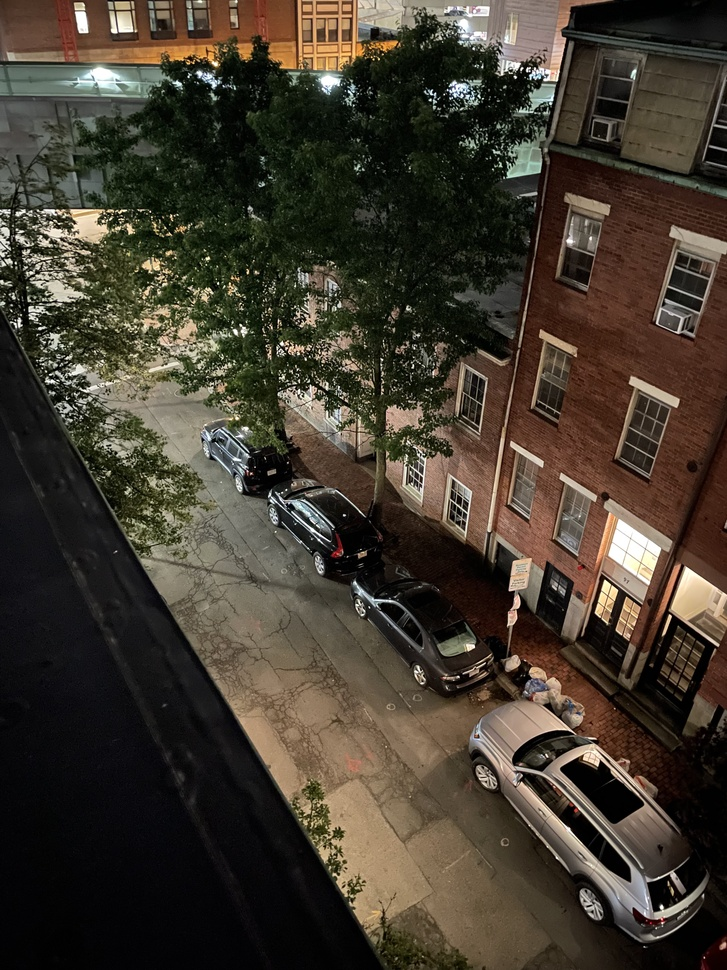
#> input picture demo_photo.jpg, 727 x 970 px, shrunk from 3024 x 4032 before the run
$ python main.py
#> lines starting #> are read from the running program, lines starting #| are printed output that depends on the picture; after the words box and inside, x2 and y2 are one past the last pixel; in counts of white or black regions, pixels touching at a corner belong together
#> (reads response.json from the repository)
# python script running on rasberry pi

# pseudocode
# take a picture from connected camera
# send image to Google Cloud API to detect cars and bounding box
# detect if bounding box overlaps with another box from that area
# if bounding box overlap is greater than 40%
# then there is a car parked in that parking spot and therefore it is not available
# respond from http request wether or not spot 1 2 of 3 are available
# if there is an available spot
# send my phone number a text saying which spots are available

# Author: A fellow Apt 11 squad member from the planet Quelte Quan

import json
import cv2
from google.cloud import vision


GOOGLE_APPLICATION_CREDENTIALS="AIzaSyBGfgyOqOKU-4K7PVDUhakBPtOIVLitF4c"
img_url = "https://i.imgur.com/K1fTnnx.jpg"
img_path = "./demo_photo.jpg"

def localize_objects(path):
    """Localize objects in the local image.

    Args:
    path: The path to the local file.
    """
    client = vision.ImageAnnotatorClient()

    with open(path, 'rb') as image_file:
        content = image_file.read()
    image = vision.Image(content=content)

    objects = client.object_localization(
        image=image).localized_object_annotations

    print('Number of objects found: {}'.format(len(objects)))
    for object_ in objects:
        print('\n{} (confidence: {})'.format(object_.name, object_.score))
        print('Normalized bounding polygon vertices: ')
        for vertex in object_.bounding_poly.normalized_vertices:
            print(' - ({}, {})'.format(vertex.x, vertex.y))

def draw_object_bounding_boxes(response_json):
    img = cv2.imread(img_path)
#> img is the input picture: shape (970, 727, 3); mean B, G, R 47.1, 58.8, 66.7
    height, width, channels = img.shape
#> height = 970; width = 727; channels = 3
    result = img.copy()

    cars_found = filter(lambda object: object['name'] == 'Car', response_json['responses'][0]['localizedObjectAnnotations'])
    for index, car in enumerate(cars_found):
        corner1_dict = car['boundingPoly']['normalizedVertices'][0]
        corner2_dict = car['boundingPoly']['normalizedVertices'][2]
        corner1 = (int(corner1_dict['x']*width), int(corner1_dict['y']*height))
        corner2 = (int(corner2_dict['x']*width), int(corner2_dict['y']*height))

        cv2.rectangle(result, corner1, corner2, (0, 0, 255), 2)

        parking_spots = [((0.31, 0.45), (0.36, 0.49))]
        for pk_index, parking_spot in enumerate(parking_spots):
            pk_spot_corner1 = (int(parking_spot[0][0]*width), int(parking_spot[0][1]*height))
            pk_spot_corner2 = (int(parking_spot[1][0]*width), int(parking_spot[1][1]*height))

            cv2.rectangle(result, pk_spot_corner1, pk_spot_corner2, (255, 0, 0), 2)
            dy = min(pk_spot_corner2[1], corner2[1]) - max(pk_spot_corner1[1], corner1[1])
            dx = min(pk_spot_corner2[0], corner2[0]) - max(pk_spot_corner1[0], corner1[0])
            if dy < 0 or dx < 0:
                continue
            intersecting_area = dx * dy
            pk_spot_dx = pk_spot_corner2[0] - pk_spot_corner1[0]
            pk_spot_dy = pk_spot_corner2[1] - pk_spot_corner1[1]
            pk_spot_area = pk_spot_dx*pk_spot_dy
            percent_coverage = intersecting_area / pk_spot_area
            print(f'percentage coverage = {percent_coverage }')
            if percent_coverage > 0.8:
                print(f"parking spot {pk_index + 1} is occupied")
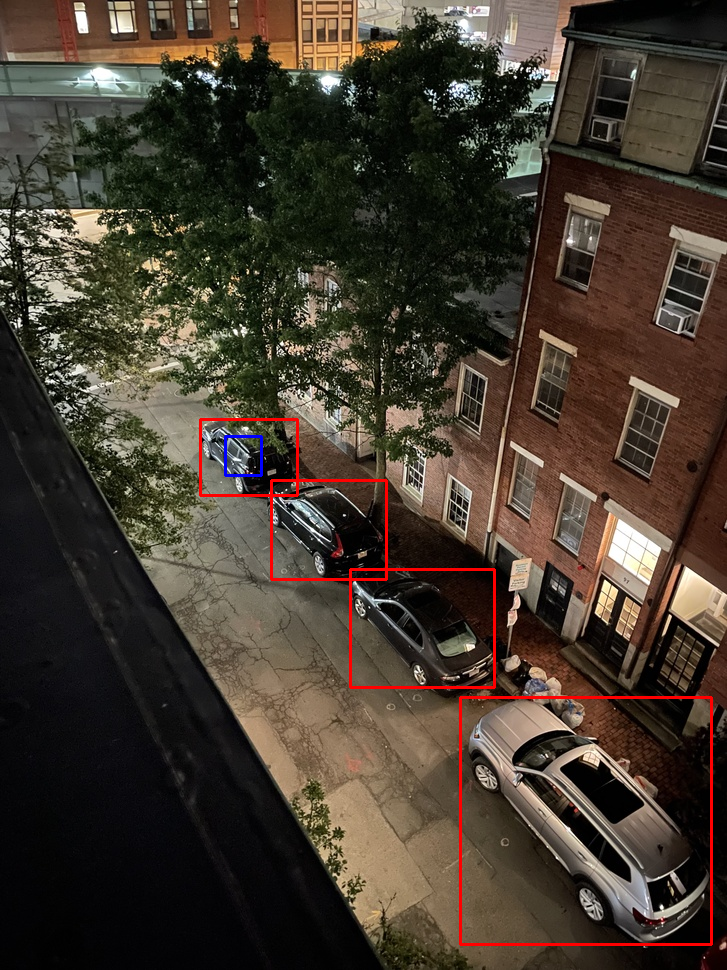
#> result: shape (970, 727, 3); 1.03% of pixels changed, all inside (x1, y1, x2, y2) = (199, 418, 713, 946)


    cv2.imwrite("result.jpg",result)
    cv2.imshow("bounding_box", result)
    cv2.waitKey(0)
    cv2.destroyAllWindows()

if __name__ == "__main__":
    # localize_objects("./demo_photo.jpg")
    json_file = open('response.json',)
    response_json = json.load(json_file)
    draw_object_bounding_boxes(response_json)
